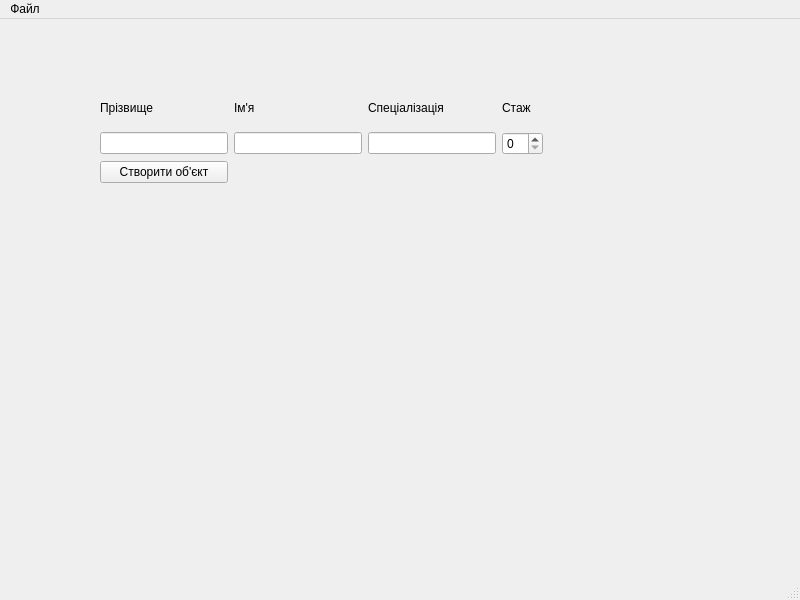
<?xml version="1.0" encoding="UTF-8"?>
<ui version="4.0">
 <class>MainWindow</class>
 <widget class="QMainWindow" name="MainWindow">
  <property name="geometry">
   <rect>
    <x>0</x>
    <y>0</y>
    <width>800</width>
    <height>600</height>
   </rect>
  </property>
  <property name="windowTitle">
   <string>MainWindow</string>
  </property>
  <widget class="QWidget" name="centralwidget">
   <widget class="QWidget" name="">
    <property name="geometry">
     <rect>
      <x>100</x>
      <y>70</y>
      <width>443</width>
      <height>94</height>
     </rect>
    </property>
    <layout class="QGridLayout" name="gridLayout">
     <item row="0" column="0">
      <widget class="QLabel" name="lastName">
       <property name="text">
        <string>Прізвище</string>
       </property>
      </widget>
     </item>
     <item row="0" column="1">
      <widget class="QLabel" name="firstName">
       <property name="text">
        <string>Ім'я</string>
       </property>
      </widget>
     </item>
     <item row="0" column="2">
      <widget class="QLabel" name="specialization">
       <property name="text">
        <string>Спеціалізація</string>
       </property>
      </widget>
     </item>
     <item row="0" column="3">
      <widget class="QLabel" name="experience">
       <property name="text">
        <string>Стаж</string>
       </property>
      </widget>
     </item>
     <item row="1" column="0">
      <widget class="QLineEdit" name="editLastName"/>
     </item>
     <item row="1" column="1">
      <widget class="QLineEdit" name="editFirstName"/>
     </item>
     <item row="1" column="2">
      <widget class="QLineEdit" name="editSpec"/>
     </item>
     <item row="1" column="3">
      <widget class="QSpinBox" name="spinExp"/>
     </item>
     <item row="2" column="0">
      <widget class="QPushButton" name="btnCreate">
       <property name="text">
        <string>Створити об'єкт</string>
       </property>
      </widget>
     </item>
    </layout>
   </widget>
  </widget>
  <widget class="QMenuBar" name="menubar">
   <property name="geometry">
    <rect>
     <x>0</x>
     <y>0</y>
     <width>800</width>
     <height>25</height>
    </rect>
   </property>
   <widget class="QMenu" name="menu">
    <property name="title">
     <string>Файл</string>
    </property>
    <addaction name="separator"/>
    <addaction name="actionCreate"/>
    <addaction name="actionShow"/>
    <addaction name="actionExit"/>
   </widget>
   <addaction name="menu"/>
  </widget>
  <widget class="QStatusBar" name="statusbar"/>
  <action name="actionCreate">
   <property name="text">
    <string>Створити об'єкт</string>
   </property>
  </action>
  <action name="actionShow">
   <property name="text">
    <string>Відобразити створений об'єкт</string>
   </property>
  </action>
  <action name="actionExit">
   <property name="text">
    <string>Вихід</string>
   </property>
  </action>
 </widget>
 <resources/>
 <connections/>
</ui>
